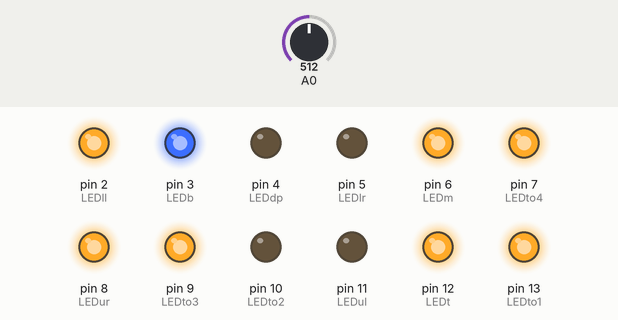
Bench run of a sketch on a simulated Arduino Uno, built with avr-gcc and run on an emulated ATmega328P. Parts: output pins drawn as LEDs (lit = HIGH). Inputs (shaded band) come from the test bench; at power-on: A0 = 512.

Above: at 1.2 s.
1.3 s: A0 set to 511
At 1.57 s:
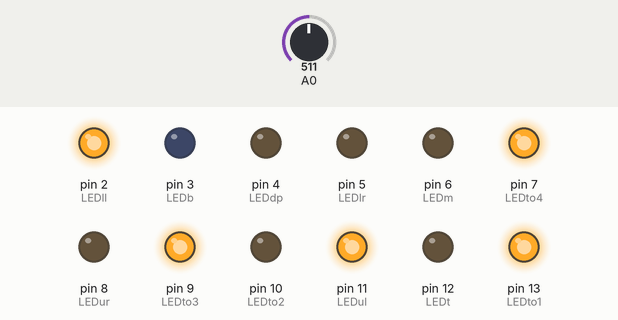
4.3 s: A0 set to 306
At 4.95 s:
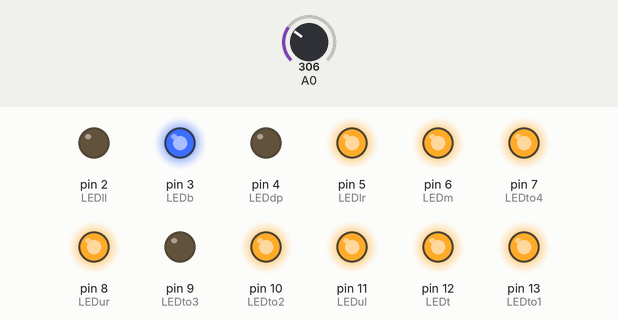
7.3 s: A0 set to 308
At 7.86 s:
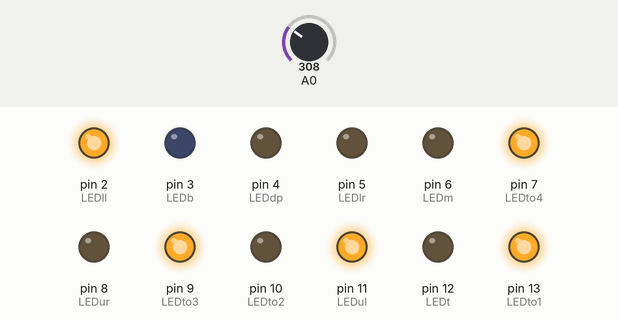
10.3 s: A0 set to 900
At 10.57 s:
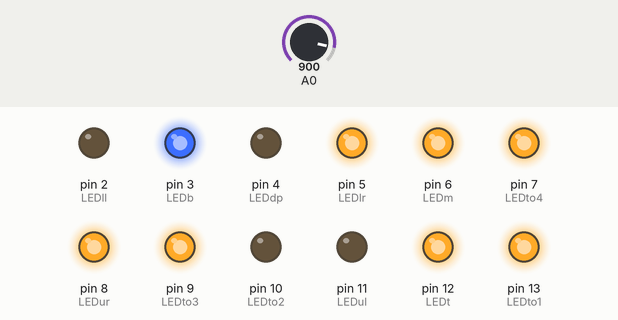
13.3 s: A0 set to 902
16.3 s: A0 set to 716
At 16.54 s:
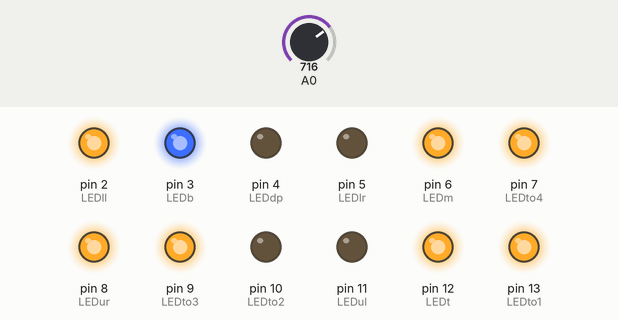
Timing chart, 0 to 19.3 s (numbered marks = the images above; inputs shaded):
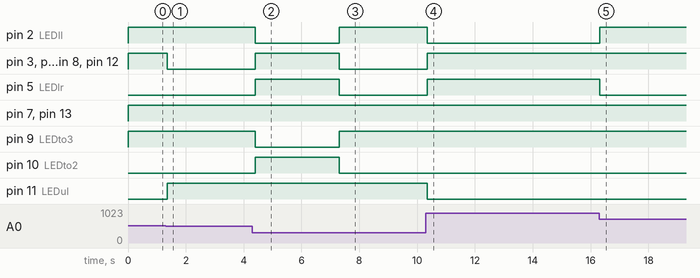

The sketch:

temp_sensor.ino
```cpp
const int temperaturePin = 0;
const int LEDll = 2;
const int LEDb = 3;
const int LEDdp = 4;
const int LEDlr = 5;
const int LEDm = 6;
const int LEDto4 = 7;
const int LEDur = 8;
const int LEDto3 = 9;
const int LEDto2= 10;
const int LEDul = 11;
const int LEDt = 12;
const int LEDto1 = 13;

const int ledMap[] = {12,11,8,6,2,5,3};
const int ledMapDigits[] = {13,10,9,7};

const uint8_t digitsMap[][4] = {
  {LOW, HIGH, HIGH, HIGH},
  {HIGH, LOW, HIGH, HIGH},
  {HIGH, HIGH, LOW, HIGH},
  {HIGH, HIGH, HIGH, LOW}
};

const uint8_t numMap[][7] = {
    {HIGH,HIGH,HIGH,LOW,HIGH,HIGH,HIGH},
    {LOW,HIGH,LOW,LOW,HIGH,LOW,LOW},
    {HIGH,LOW,HIGH,HIGH,HIGH,LOW,HIGH},
    {HIGH,LOW,HIGH,HIGH,LOW,HIGH,HIGH},
    {LOW,HIGH,HIGH,HIGH,LOW,HIGH,LOW},
    {HIGH,HIGH,LOW,HIGH,LOW,HIGH,HIGH},
    {HIGH,HIGH,LOW,HIGH,HIGH,HIGH,HIGH},
    {HIGH,LOW,HIGH,LOW,LOW,HIGH,LOW},
    {HIGH,HIGH,HIGH,HIGH,HIGH,HIGH,HIGH},
    {HIGH,HIGH,HIGH,HIGH,LOW,HIGH,HIGH}
  };

int voltMeasureTimer;

void setup() {
  // put your setup code here, to run once:
  Serial.begin(9600);

  // Assign modes for each pin
  pinMode(LEDto1, OUTPUT);
  pinMode(LEDto2, OUTPUT);
  pinMode(LEDto3, OUTPUT);
  pinMode(LEDto4, OUTPUT);
  pinMode(LEDt, OUTPUT);
  pinMode(LEDul, OUTPUT);
  pinMode(LEDur, OUTPUT);
  pinMode(LEDm, OUTPUT);
  pinMode(LEDll, OUTPUT);
  pinMode(LEDlr, OUTPUT);
  pinMode(LEDb, OUTPUT);
  pinMode(LEDdp, OUTPUT);

  voltMeasureTimer = 10000;
}

void loop() {

  // Temperature Reading
  float voltage, degreesC;
  voltMeasureTimer++;

  if(voltMeasureTimer >= 10000)
  {
    voltage = getVoltage(temperaturePin);
    // Temperature Calculation
    degreesC = (voltage - 0.5) * 100.0;
    voltMeasureTimer = 0;
  }


  // Show the temperature on the LED display
  printTempToLED(degreesC);

}

float getVoltage(int pin)
{
  return (analogRead(pin) * 0.004882814);
}

void writeNumber(const uint8_t* num)
{
  for(int i=0; i<7; i++)
  {
    digitalWrite(ledMap[i], num[i]);
  }
}

void setDigit(const uint8_t* digit)
{
  for(int i=0; i<4; i++)
  {
    digitalWrite(ledMapDigits[i], digit[i]);
  }
}

void clearLED()
{
  for( int i=0; i<7; i++)
  {
    digitalWrite(ledMap[i], LOW);
  }

}

void printTempToLED(float t)
{
  float fraction = t - static_cast<int>(t);
  int temperature = static_cast<int>(t);
  int currentDigit = 3;

  while(temperature >= 1)
  {
    printDigit(temperature % 10, currentDigit);
    currentDigit--;
    temperature = temperature / 10;
  }

}

void printDigit(int value, int dig)
{
  setDigit(digitsMap[dig]);
  writeNumber(numMap[value]);
  delay(1);
}
```

Measured:
- the behaviour switches between 512 and 511 on A0 (found by bisection; images 0 and 1)
- the behaviour switches between 307 and 308 on A0 (found by bisection; images 2 and 3)
- after the input at 1.3 s, pin 3 (LEDb), pin 6 (LEDm), pin 8 (LEDur), pin 12 (LEDt): HIGH → LOW after 0.06 s; pin 11 (LEDul): LOW → HIGH after 0.05 s
- after the input at 4.3 s, pin 2 (LEDll), pin 9 (LEDto3): HIGH → LOW after 0.10 s; pin 3 (LEDb), pin 5 (LEDlr), pin 6 (LEDm), pin 8 (LEDur), pin 10 (LEDto2), pin 12 (LEDt): LOW → HIGH after 0.10 s
- after the input at 7.3 s, pin 2 (LEDll), pin 9 (LEDto3): LOW → HIGH at once; pin 3 (LEDb), pin 5 (LEDlr), pin 6 (LEDm), pin 8 (LEDur), pin 10 (LEDto2), pin 12 (LEDt): HIGH → LOW at once
- after the input at 10.3 s, pin 2 (LEDll), pin 11 (LEDul): HIGH → LOW after 0.05 s; pin 3 (LEDb), pin 5 (LEDlr), pin 6 (LEDm), pin 8 (LEDur), pin 12 (LEDt): LOW → HIGH at once
- after the input at 16.3 s, pin 2 (LEDll): LOW → HIGH at once; pin 5 (LEDlr): HIGH → LOW at once
